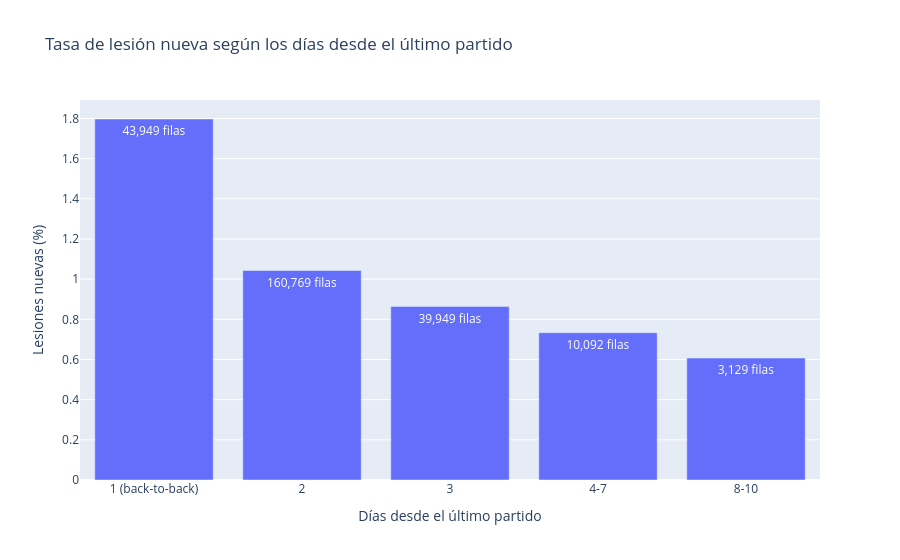

Write notebook code for a chart like this one.
### Markdown cell above
**Comprobación:** hay 217 filas en riesgo con más de 10 días sin jugar, y casi todas son de julio (132) y agosto (52) de 2020: la vuelta a la competición en la burbuja de Orlando. Las de diciembre de 2020 (16) y enero de 2021 (17) vienen de una limitación de mi regla de temporadas: la final de 2019-20 se jugó en octubre de 2020 y la regla la cuenta como temporada 2020-21. Son muy pocas filas y el límite de 10 días las neutraliza.

En los partidos de Jayson Tatum, cada valor son los días desde su partido anterior (2, 3, 2…), así que no usa información del futuro. Su primer partido de la temporada vale 10 porque venía de la temporada anterior, pero no está en riesgo. No hay vacíos en las filas en riesgo.

### Code cell
#PRUEBA ¿AYUDA A PREDECIR?
#Tasa de lesión según los días desde el último partido
at_risk_rows = df[df["at_risk"]]
rest_band = pd.cut(
    at_risk_rows["days_since_last_game"], bins=[1, 2, 3, 4, 8, 11], right=False,
    labels=["1 (back-to-back)", "2", "3", "4-7", "8-10"],
)
rest_rate = at_risk_rows.groupby(rest_band, observed=True)["lesion_nueva"].agg(["mean", "size"]).reset_index()
rest_rate.columns = ["rest_band", "injury_rate", "rows"]
rest_rate["injury_rate"] = rest_rate["injury_rate"] * 100

fig = px.bar(
    rest_rate, x="rest_band", y="injury_rate", text="rows",
    title="Tasa de lesión nueva según los días desde el último partido",
    labels={"rest_band": "Días desde el último partido", "injury_rate": "Lesiones nuevas (%)"},
)
fig.update_traces(texttemplate="%{text:,} filas")
fig.show()

#Relación con la carga de 14 días: si es baja, aporta información distinta
print("Correlación con load_14d:", round(at_risk_rows[["days_since_last_game", "load_14d"]].corr().iloc[0, 1], 2))

### Figure 1 — Plotly figure (JSON) as saved in the notebook; plotly's stock layout.template omitted (floating-point values rounded to 4 significant figures)
{"data": [{"hovertemplate": "Días desde el último partido=%{x}<br>Lesiones nuevas (%)=%{y}<br>rows=%{text}<extra></extra>", "legendgroup": "", "marker": {"color": "#636efa", "pattern": {"shape": ""}}, "name": "", "orientation": "v", "showlegend": false, "text": [43950.0, 160800.0, 39950.0, 10090.0, 3129.0], "textposition": "auto", "texttemplate": "%{text:,} filas", "type": "bar", "x": ["1 (back-to-back)", "2", "3", "4-7", "8-10"], "xaxis": "x", "y": [1.798, 1.043, 0.8636, 0.7333, 0.6072], "yaxis": "y"}], "layout": {"barmode": "relative", "legend": {"tracegroupgap": 0}, "title": {"text": "Tasa de lesión nueva según los días desde el último partido"}, "xaxis": {"anchor": "y", "domain": [0, 1], "title": {"text": "Días desde el último partido"}}, "yaxis": {"anchor": "x", "domain": [0, 1], "title": {"text": "Lesiones nuevas (%)"}}}}
